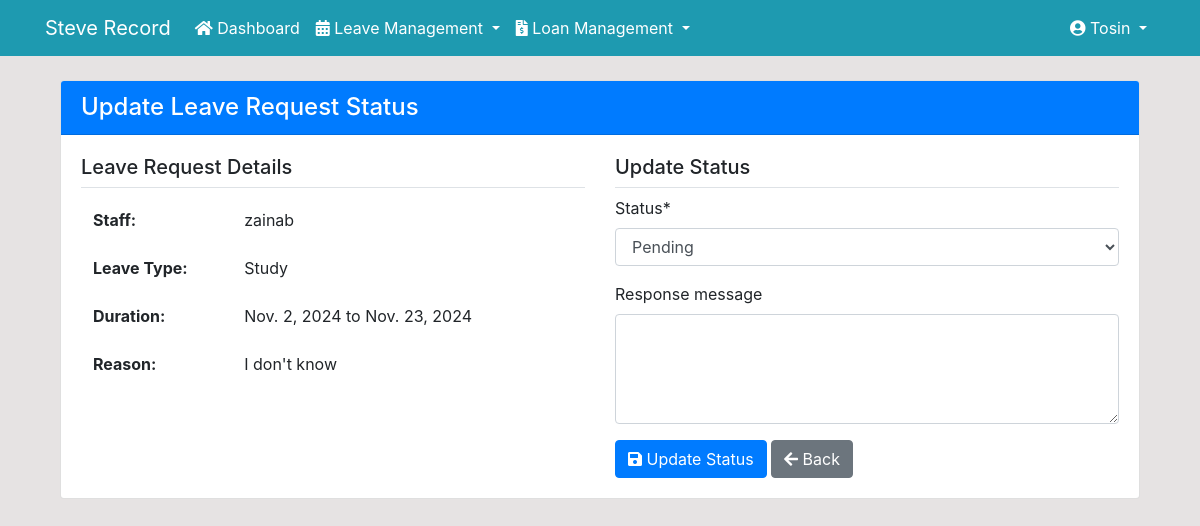
The page /update-leave-status/9/ (signed in) on the database its author committed.
### dashboard/models.py (models this page shows, shortened)
class Leave(models.Model):
    LEAVE_TYPES = (
        ('Annual', 'Annual Leave'),
        ('Sick', 'Sick Leave'),
        ('Personal', 'Personal Leave'),
        ('Maternity', 'Maternity Leave'),
        ('Paternity', 'Paternity Leave'),
        ('Parental', 'Parental Leave'),
        ('Bereavement', 'Bereavement Leave'),
        ('Compassionate', 'Compassionate Leave'),
        ('Study', 'Study/Educational Leave'),
        ('Sabbatical', 'Sabbatical Leave'),
        ('Unpaid', 'Unpaid Leave'),
        ('Jury Duty', 'Jury Duty Leave'),
        ('Military', 'Military Leave'),
        ('Public Service', 'Public Service Leave'),
        ('Religious', 'Religious Leave'),
        ('Casual', 'Casual Leave'),
        ('Compensatory', 'Compensatory Leave'),
        ('Medical', 'Medical/Mental Health Leave'),
        ('Marriage', 'Marriage Leave'),
        ('Voting', 'Voting Leave'),
        ('Emergency', 'Emergency Leave'),
        ('Other', 'Other')
    )
    STATUS = (
        ('Pending', 'Pending'),
        ('Approved', 'Approved'),
        ('Rejected', 'Rejected')
    )
    user = models.ForeignKey(User, on_delete=models.CASCADE)
    leave_type = models.CharField(max_length=20, choices=LEAVE_TYPES)
    start_date = models.DateField()
    end_date = models.DateField()
    reason = models.TextField()
    status = models.CharField(max_length=10, choices=STATUS, default='Pending')
    applied_date = models.DateTimeField(auto_now_add=True)
    approved_by = models.ForeignKey(User, on_delete=models.SET_NULL, null=True, related_name='approved_leaves')
    response_date = models.DateTimeField(null=True, blank=True)
    response_message = models.TextField(null=True, blank=True)
    admin_response = models.TextField(null=True, blank=True)
    class Meta:
        indexes = [
            models.Index(fields=['status']),
            models.Index(fields=['applied_date']),
            models.Index(fields=['user']),
        ]

### dashboard/views.py (the view)
# urls.py: path('update-leave-status/<int:pk>/', views.update_leave_status, name='update-leave-status'),
@login_required
@permission_required('dashboard.add_leave', raise_exception=True)
def update_leave_status(request, pk):
    leave_request = Leave.objects.get(id=pk)
    if request.method == 'POST':
        form = LeaveUpdateForm(request.POST, instance=leave_request)
        if form.is_valid():
            leave = form.save(commit=False)
            leave.approved_by = request.user
            leave.save()
            messages.success(request, 'Leave status updated successfully')
            return redirect('manage-leaves')
    else:
        form = LeaveUpdateForm(instance=leave_request)
    return render(request, 'dashboard/update_leave_status.html', {'form': form, 'leave': leave_request})

### dashboard/forms.py
class LeaveUpdateForm(forms.ModelForm):
    response_message = forms.CharField(widget=forms.Textarea(attrs={'rows': 4}), required=False)
    class Meta:
        model = Leave
        fields = ['status', 'response_message']
        widgets = {
            'status': forms.Select(choices=[
                ('Pending', 'Pending'),
                ('Approved', 'Approved'),
                ('Rejected', 'Rejected')
            ])
        }

### templates/dashboard/update_leave_status.html (shortened to what this page needs)
{% extends 'partials/base.html' %}
{% load crispy_forms_tags %}
{% block content %}
<div class="container mt-4">
    <div class="card">
        <div class="card-header bg-primary text-white">
            <h4 class="mb-0">Update Leave Request Status</h4>
        </div>
        <div class="card-body">
            <div class="row">
                <div class="col-md-6">
                    <h5 class="border-bottom pb-2">Leave Request Details</h5>
                    <table class="table table-borderless">
                        <tr>
                            <th width="30%">Staff:</th>
                            <td>{{ leave.user.username }}</td>
                        </tr>
                        <tr>
                            <th>Leave Type:</th>
                            <td>{{ leave.leave_type }}</td>
                        </tr>
                        <tr>
                            <th>Duration:</th>
                            <td>{{ leave.start_date }} to {{ leave.end_date }}</td>
                        </tr>
                        <tr>
                            <th>Reason:</th>
                            <td>{{ leave.reason }}</td>
                        </tr>
                    </table>
                </div>
                <div class="col-md-6">
                    <h5 class="border-bottom pb-2">Update Status</h5>
                    <form method="POST">
                        {{ form|crispy }}
                        <div class="mt-3">
                            <button type="submit" class="btn btn-primary">
                                <i class="fas fa-save"></i> Update Status
                            </button>
                            <a href="{% url 'staff-dashboard' %}" class="btn btn-secondary">
                                <i class="fas fa-arrow-left"></i> Back
                            </a>
                        </div>
                    </form>
                </div>
            </div>
        </div>
    </div>
</div>
{% endblock %}

### templates/partials/nav.html (shortened to what this page needs)
<nav class="navbar navbar-expand-lg navbar-light" style="background-color: #1E9AB0;">
    <div class="container">
        {% if user.is_authenticated %}
        <a class="navbar-brand text-white" href="{% url 'dashboard-index' %}">Steve Record</a>
        <div class="collapse navbar-collapse" id="navbarSupportedContent">
            <ul class="navbar-nav mr-auto">
                <li class="nav-item active">
                    <a class="nav-link text-white" href="{% url 'dashboard-index' %}">
                        <i class="fas fa-home"></i> Dashboard
                    </a>
                </li>
                <li class="nav-item dropdown">
                    <a class="nav-link dropdown-toggle text-white" href="#" id="leaveDropdown" role="button"
                       data-toggle="dropdown" aria-haspopup="true" aria-expanded="false">
                        <i class="fas fa-calendar-alt"></i> Leave Management
                    </a>
                </li>
                <li class="nav-item dropdown">
                    <a class="nav-link dropdown-toggle text-white" href="#" id="loanDropdown" role="button"
                       data-toggle="dropdown" aria-haspopup="true" aria-expanded="false">
                        <i class="fas fa-file-invoice-dollar"></i> Loan Management
                    </a>
                </li>
            </ul>
            <ul class="navbar-nav ml-auto">
                <li class="nav-item dropdown">
                    <a class="nav-link dropdown-toggle text-white" href="#" id="userDropdown" role="button"
                       data-toggle="dropdown" aria-haspopup="true" aria-expanded="false">
                        <i class="fas fa-user-circle"></i> {{ user.username }}
                    </a>
                </li>
            </ul>
        {% endif %}
        </div>
    </div>
</nav>

### static/style.css (style rules this page uses)
body { background: rgb(230, 227, 227); }

### rows shown on the page
Leave: user.username "zainab", leave_type "Study", start_date "Nov. 2, 2024", end_date "Nov. 23, 2024", reason "I don't know", status "Pending"

### other values the page prints
{{ user.username }} "Tosin"
